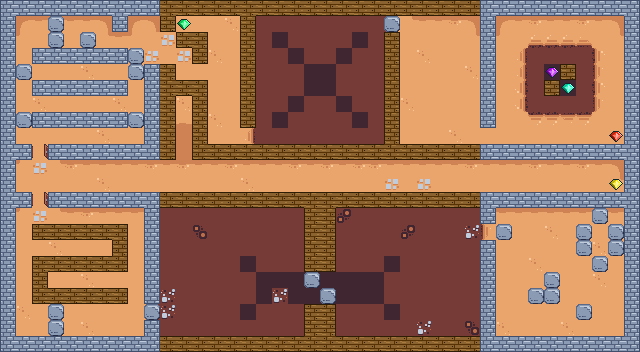

A 2D game scene composited from a Tiled map and its tileset images. What follows is a short description and the map's XML, with each tile layer's data collapsed to a summary:
An orthogonal 40x22 tile map with 16x16 px tiles, 4 tile layers (ground, obstacle, moving-obstacle, diamond), 12 tilesets and 44 objects (16x monster-enemy-green, 5x spider-enemy-small, 5x monster-enemy-blue, 4x spider-enemy-medium, 4x powerup-bow, ...).

<map version="1.11" tiledversion="1.11.0" orientation="orthogonal" renderorder="right-down" width="40" height="22" tilewidth="16" tileheight="16" infinite="0" nextlayerid="14" nextobjectid="46">
 <tileset firstgid="1" source="../tsx/ground.tsx" />
 <tileset firstgid="81" source="../tsx/single-wall.tsx" />
 <tileset firstgid="97" source="../tsx/single-wood-wall.tsx" />
 <tileset firstgid="113" source="../tsx/player.tsx" />
 <tileset firstgid="153" source="../tsx/misc.tsx" />
 <tileset firstgid="185" source="../tsx/powerup.tsx" />
 <tileset firstgid="203" source="../tsx/monster-enemy-blue.tsx" />
 <tileset firstgid="211" source="../tsx/monster-enemy-green.tsx" />
 <tileset firstgid="219" source="../tsx/door.tsx" />
 <tileset firstgid="231" source="../tsx/spider-enemy-small.tsx" />
 <tileset firstgid="251" source="../tsx/collectable.tsx" />
 <tileset firstgid="267" source="../tsx/spider-enemy-medium.tsx" />
 <layer id="1" name="ground" width="40" height="22">
  <data>[880 cells, 580 non-empty, 15 distinct tile ids]</data>
 </layer>
 <objectgroup id="3" name="major-game-item">
  <object id="1" name="player" gid="113" x="592" y="320" width="16" height="16">
   <properties>
    <property name="speed" type="float" value="5" />
   </properties>
  </object>
  <object id="2" name="exit-point" gid="153" x="608" y="176" width="16" height="16" />
  <object id="43" name="check-point" gid="164" x="16" y="192" width="16" height="16" />
 </objectgroup>
 <layer id="2" name="obstacle" width="40" height="22">
  <data>[880 cells, 300 non-empty, 29 distinct tile ids]</data>
 </layer>
 <layer id="4" name="moving-obstacle" width="40" height="22">
  <data>[880 cells, 25 non-empty, 1 distinct tile ids]</data>
 </layer>
 <group id="8" name="enemy">
  <objectgroup id="11" name="spider-enemy">
   <object id="15" name="spider-enemy-small" gid="231" x="192" y="176" width="16" height="16">
    <properties>
     <property name="damage_power" type="int" value="5" />
     <property name="energy" type="int" value="100" />
     <property name="motion_schedule" value="0, 10, 20" />
     <property name="net_length" type="int" value="1" />
     <property name="score" type="int" value="80" />
     <property name="speed" type="float" value="3" />
    </properties>
   </object>
   <object id="16" name="spider-enemy-small" gid="231" x="224" y="176" width="16" height="16">
    <properties>
     <property name="damage_power" type="int" value="5" />
     <property name="energy" type="int" value="100" />
     <property name="motion_schedule" value="0, 20, 30" />
     <property name="net_length" type="int" value="1" />
     <property name="score" type="int" value="80" />
     <property name="speed" type="float" value="3" />
    </properties>
   </object>
   <object id="19" name="spider-enemy-medium" gid="267" x="304" y="176" width="16" height="16">
    <properties>
     <property name="damage_power" type="int" value="10" />
     <property name="energy" type="int" value="200" />
     <property name="motion_schedule" value="0" />
     <property name="net_length" type="int" value="1" />
     <property name="score" type="int" value="125" />
     <property name="speed" type="float" value="2" />
    </properties>
   </object>
   <object id="20" name="spider-enemy-medium" gid="267" x="320" y="176" width="16" height="16">
    <properties>
     <property name="damage_power" type="int" value="10" />
     <property name="energy" type="int" value="200" />
     <property name="motion_schedule" value="0" />
     <property name="net_length" type="int" value="1" />
     <property name="score" type="int" value="125" />
     <property name="speed" type="float" value="1.5" />
    </properties>
   </object>
   <object id="21" name="spider-enemy-medium" gid="267" x="336" y="176" width="16" height="16">
    <properties>
     <property name="damage_power" type="int" value="10" />
     <property name="energy" type="int" value="200" />
     <property name="motion_schedule" value="0" />
     <property name="net_length" type="int" value="1" />
     <property name="score" type="int" value="125" />
     <property name="speed" type="float" value="1" />
    </properties>
   </object>
   <object id="22" name="spider-enemy-medium" gid="267" x="352" y="176" width="16" height="16">
    <properties>
     <property name="damage_power" type="int" value="10" />
     <property name="energy" type="int" value="200" />
     <property name="motion_schedule" value="0" />
     <property name="net_length" type="int" value="1" />
     <property name="score" type="int" value="125" />
     <property name="speed" type="float" value="0.5" />
    </properties>
   </object>
   <object id="23" name="spider-enemy-small" gid="231" x="528" y="176" width="16" height="16">
    <properties>
     <property name="damage_power" type="int" value="5" />
     <property name="energy" type="int" value="100" />
     <property name="motion_schedule" value="50, 0, 50, 0" />
     <property name="net_length" type="int" value="1" />
     <property name="score" type="int" value="80" />
     <property name="speed" type="float" value="3" />
    </properties>
   </object>
   <object id="24" name="spider-enemy-small" gid="231" x="544" y="176" width="16" height="16">
    <properties>
     <property name="damage_power" type="int" value="5" />
     <property name="energy" type="int" value="100" />
     <property name="motion_schedule" value="0, 50, 0, 50" />
     <property name="net_length" type="int" value="1" />
     <property name="score" type="int" value="80" />
     <property name="speed" type="float" value="3" />
    </properties>
   </object>
   <object id="25" name="spider-enemy-small" gid="231" x="560" y="176" width="16" height="16">
    <properties>
     <property name="damage_power" type="int" value="5" />
     <property name="energy" type="int" value="100" />
     <property name="motion_schedule" value="50, 0, 50, 0" />
     <property name="net_length" type="int" value="1" />
     <property name="score" type="int" value="80" />
     <property name="speed" type="float" value="3" />
    </properties>
   </object>
  </objectgroup>
  <objectgroup id="9" name="monster-enemy">
   <object id="4" name="monster-enemy-blue" gid="203" x="432" y="304" width="16" height="16">
    <properties>
     <property name="attack_only_when_visible" type="bool" value="false" />
     <property name="damage_power" type="int" value="2" />
     <property name="energy" type="int" value="100" />
     <property name="score" type="int" value="50" />
     <property name="search_path_algorithm" value="BFS" />
     <property name="speed" type="float" value="2" />
     <property name="start_delay" type="int" value="20" />
    </properties>
   </object>
   <object id="5" name="monster-enemy-blue" gid="203" x="368" y="240" width="16" height="16">
    <properties>
     <property name="attack_only_when_visible" type="bool" value="false" />
     <property name="damage_power" type="int" value="2" />
     <property name="energy" type="int" value="100" />
     <property name="score" type="int" value="50" />
     <property name="search_path_algorithm" value="BFS" />
     <property name="speed" type="float" value="2.2" />
     <property name="start_delay" type="int" value="20" />
    </properties>
   </object>
   </objectgroup>
 </group>
 <group id="5" name="collectable">
  <layer id="13" name="diamond" width="40" height="22">
   <data>[880 cells, 5 non-empty, 5 distinct tile ids]</data>
  </layer>
  <objectgroup id="12" name="key">
   <!-- 2 objects omitted --></objectgroup>
  <objectgroup id="6" name="powerup">
   <!-- 7 objects omitted --></objectgroup>
 </group>
 <objectgroup id="10" name="door">
  <!-- 2 objects omitted --></objectgroup>
</map>
<!-- 30 of 44 objects omitted -->
